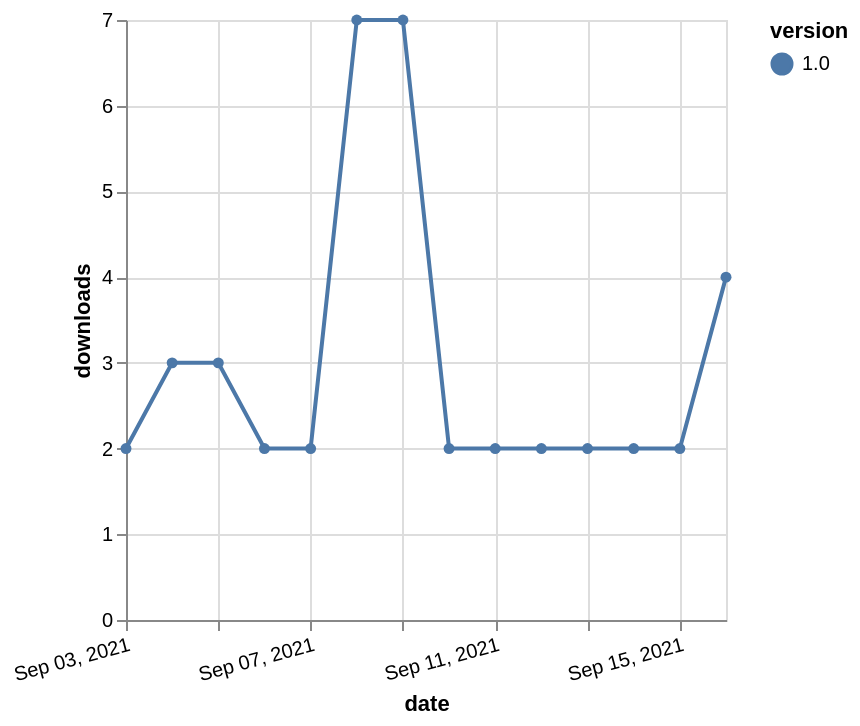

Express this chart as Vega-Lite.
### Vega-Lite specification from a JSON file in a GitHub repository (floating-point values rounded to 4 significant figures)
{"$schema": "https://vega.github.io/schema/vega-lite/v5.json", "description": "A simple bar chart with embedded data.", "data": {"values": [{"date": "2021-09-03", "total": 4558, "delta": 2, "version": "1.0"}, {"date": "2021-09-04", "total": 4561, "delta": 3, "version": "1.0"}, {"date": "2021-09-05", "total": 4564, "delta": 3, "version": "1.0"}, {"date": "2021-09-06", "total": 4566, "delta": 2, "version": "1.0"}, {"date": "2021-09-07", "total": 4568, "delta": 2, "version": "1.0"}, {"date": "2021-09-08", "total": 4575, "delta": 7, "version": "1.0"}, {"date": "2021-09-09", "total": 4582, "delta": 7, "version": "1.0"}, {"date": "2021-09-10", "total": 4584, "delta": 2, "version": "1.0"}, {"date": "2021-09-11", "total": 4586, "delta": 2, "version": "1.0"}, {"date": "2021-09-12", "total": 4588, "delta": 2, "version": "1.0"}, {"date": "2021-09-13", "total": 4590, "delta": 2, "version": "1.0"}, {"date": "2021-09-14", "total": 4592, "delta": 2, "version": "1.0"}, {"date": "2021-09-15", "total": 4594, "delta": 2, "version": "1.0"}, {"date": "2021-09-16", "total": 4598, "delta": 4, "version": "1.0"}]}, "width": "container", "mark": {"type": "line", "point": {"filled": true}}, "encoding": {"x": {"field": "date", "type": "temporal", "timeUnit": "yearmonthdate", "title": "date", "axis": {"labelAngle": -15}}, "y": {"field": "delta", "type": "quantitative", "title": "downloads"}, "color": {"field": "version", "type": "nominal"}, "tooltip": {"field": "delta"}}}
